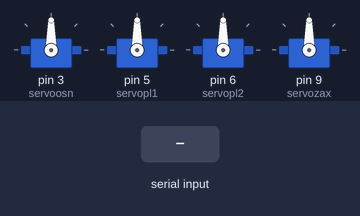
This sketch was run on a simulated Arduino Uno, built with avr-gcc and run on an emulated ATmega328P. Shown: 4 × servo. The test bench sets the inputs (shaded band). What the sketch prints to the serial monitor is not drawn.

Above: at 1.5 s.
1.6 s: "1\n" received over Serial
At 3.7 s:
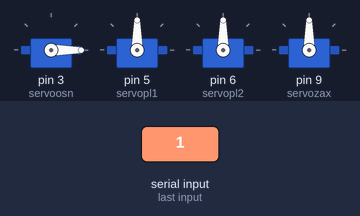
4.1 s: "2\n" received over Serial
At 5.6 s:
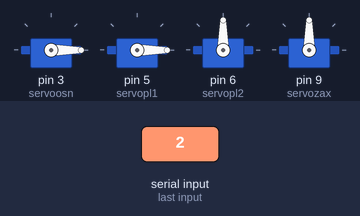
6.6 s: "3\n" received over Serial
At 8.7 s:
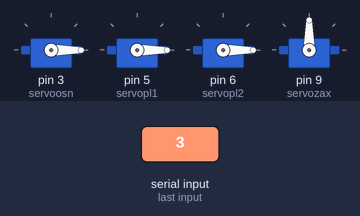
9.1 s: "4\n" received over Serial
At 10.6 s:
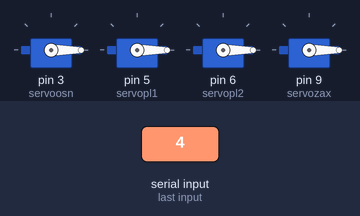
11.6 s: "1,90\n" received over Serial
At 11.9 s:
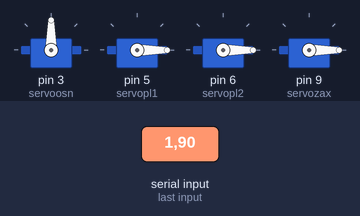
Timing chart, 0 to 14.1 s (numbered marks = the images above; inputs shaded):
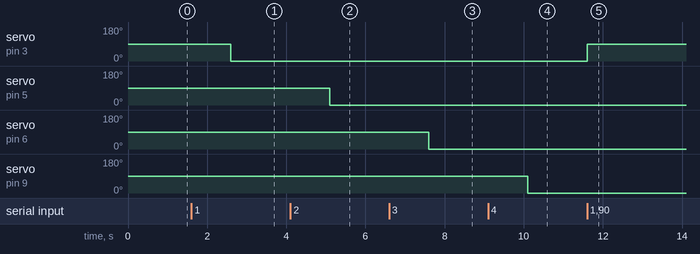

Measured:
- after the input at 1.6 s, servo on pin 3 (servoosn): 90° → 0° after 1.0 s
- after the input at 4.1 s, servo on pin 5 (servopl1): 90° → 0° after 1.0 s
- after the input at 6.6 s, servo on pin 6 (servopl2): 90° → 0° after 1.0 s
- after the input at 9.1 s, servo on pin 9 (servozax): 90° → 0° after 1.0 s
- after the input at 11.6 s, servo on pin 3 (servoosn): 0° → 90° at once

The sketch:

_______________.ino
```cpp
#include <Servo.h>

// Создаём 4 объекта для управления сервомоторами
Servo servoosn;
Servo servopl1;
Servo servopl2;
Servo servozax;

// Текущие углы
int angles[4] = {90, 90, 90, 90};

void setup() {
  Serial.begin(9600);

  servoosn.attach(3);
  servopl1.attach(5);
  servopl2.attach(6);
  servozax.attach(9);

  // Начальное положение
  servoosn.write(90);
  servopl1.write(90);
  servopl2.write(90);
  servozax.write(90);

  Serial.println(F("=== Управление 4 сервомоторами ==="));
  Serial.println("1 сервомотор - основание");
  Serial.println("2 сервомотор - 2 плечо");
  Serial.println("3 сервомотор - 1 плечо");
  Serial.println("4 сервомотор - захват");
  Serial.println(F("Формат: <номер_мотора> <угол>"));
  Serial.println(F("Пример: 1 90"));
  Serial.println(F("Моторы: 1-4, Углы: 0-180"));
  Serial.println(F("==============================="));
}

void loop() {
  if (Serial.available() > 0) {
    int servoNum = Serial.parseInt();
    int angle = Serial.parseInt();

    if (servoNum >= 1 && servoNum <= 4 && angle >= 0 && angle <= 180) {
      switch (servoNum) {
        case 1: servoosn.write(angle); delay(500); break;
        case 2: servopl1.write(angle); delay(500); break;
        case 3: servopl2.write(angle); delay(500); break;
        case 4: servozax.write(angle); delay(500); break;
      }
      angles[servoNum - 1] = angle;

      Serial.print(F("✓ Мотор "));
      Serial.print(servoNum);
      Serial.print(F(" установлен на "));
      Serial.print(angle);
      Serial.println(F(" градусов"));
    } else {
      Serial.println(F("✕ Ошибка! Номер мотора: 1-4, угол: 0-180"));
    }

    // Очистка буфера
    while (Serial.available()) {
      Serial.read();
    }
  }
}
```
